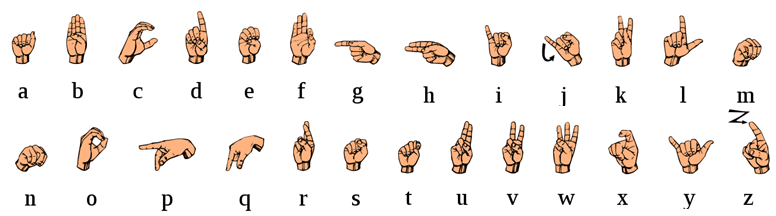
#> input picture IMAGES/ASL.png, 776 x 216 px
$ python -i preprocessing.py   (imports and definitions only)
#> lines starting #> are read from the running program, lines starting #| are printed output that depends on the picture; after the words box and inside, x2 and y2 are one past the last pixel; in counts of white or black regions, pixels touching at a corner belong together
#> further down, picture is the input picture: shape (216, 776, 3); mean B, G, R 233.6, 237.7, 243.4
# -*- coding: utf-8 -*-
"""
Created on Sun Feb  7 00:34:26 2021

@author: Mao Jianqiao
"""
import numpy as np
import cv2

# [158 lines left out: functions contLowEdge, contUpEdge, Cropping, not called in this run]

def Segmentation(img):
    HSV = cv2.cvtColor(img, cv2.COLOR_BGR2HSV)
#> HSV: shape (216, 776, 3); mean H, S, V 1.7, 13.6, 243.4
    lowerBd1 = np.array([0, 30 , 130])
    upperBd1 = np.array([15,100, 255])
    lowerBd2 = np.array([165,30, 130])
    upperBd2 = np.array([180,100, 255])
    mask1 = cv2.inRange(HSV, lowerBd1, upperBd1)
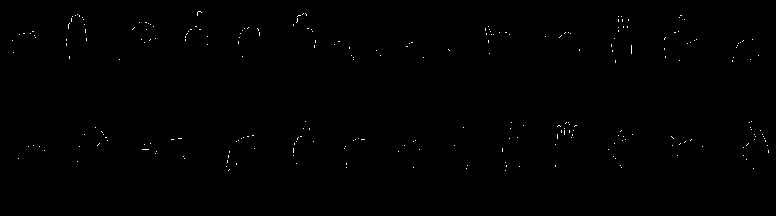
#> mask1: shape (216, 776); 0.26% white in thin lines or dots, all inside (x1, y1, x2, y2) = (12, 11, 769, 171)
    mask2 = cv2.inRange(HSV, lowerBd2, upperBd2)
#> mask2: shape (216, 776); every value is 0
    mask=mask1+mask2
    return mask

>>> import cv2
>>> picture = cv2.imread('IMAGES/ASL.png')
>>> result = Segmentation(picture)
